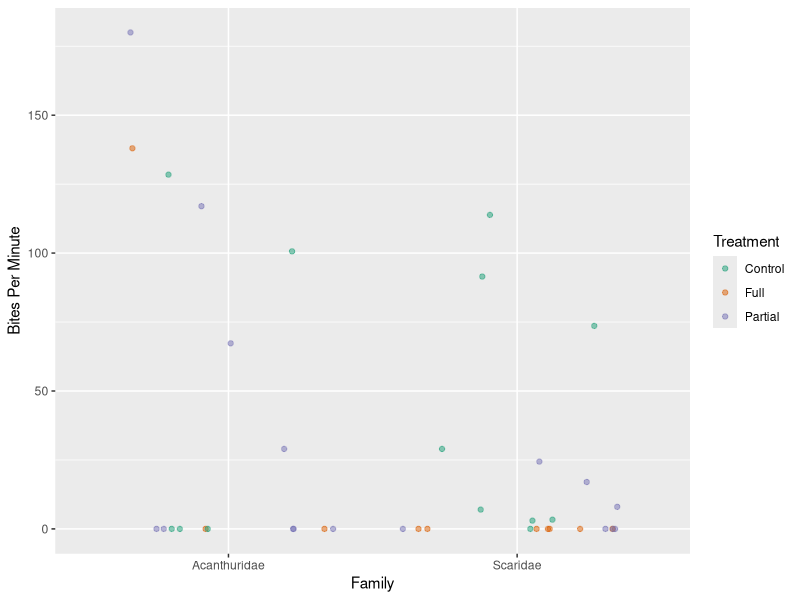
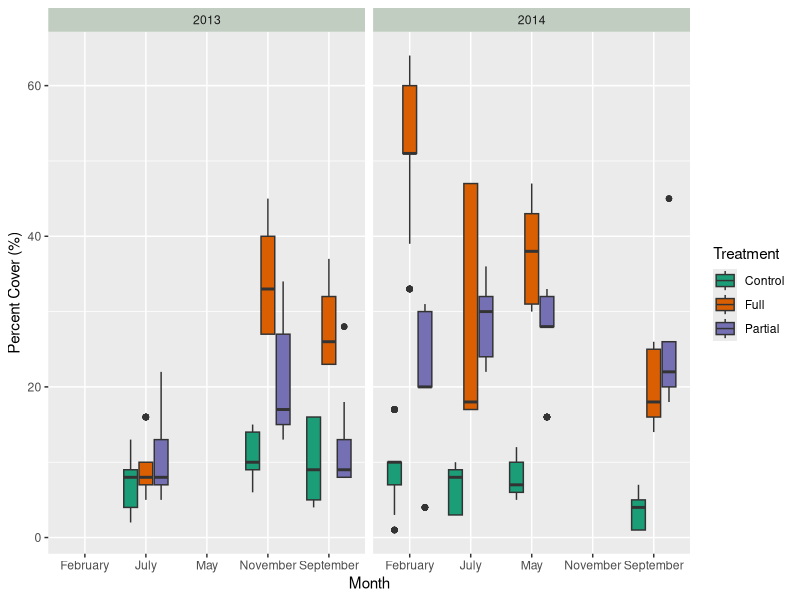
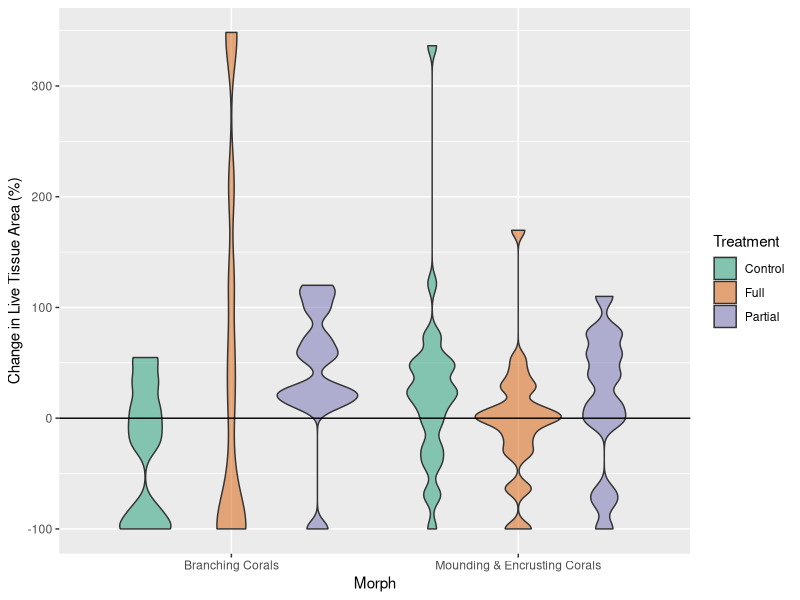

Generate these figures, in order, with R:
## ---- chunk 1
knitr::opts_chunk$set(echo = TRUE)
library(tidyverse)

### All libraries must be loaded in this chunk
### Any global options you'd like to set (a global ggplot theme for example) should go here
## ---- chunk 2
## Read in and save your two tidy CSV files here for downstream use. 
## Show their output with head() for reproduciblity!
read_csv("treatment_results.csv") -> treatment_results
head(treatment_results)
read_csv("plot_bites.csv") -> plot_bites
head(plot_bites)
## ---- chunk 3
## Code to prepare data for plotting goes here. 
## It should save a dataset you can use to plot in the next chunk.
plot_bites %>%
  filter(family == c("Acanthuridae", "Scaridae"), treatment == c("Full", "Partial", "Control")) %>% 
  #only need the two families according to previos graph and then filtered all treatment types
  select(treatment,family,timeCorrBites) -> new_bites_hour
  #out of all the columns, only needed treatment, family, and timeCorrBites

head(new_bites_hour)
#making sure it has all necessary components for graph
## ---- chunk 4
## plot the data here.
## ensure an appropriate figure size and legible output by setting the fig.width and fig.height for this chunk
new_bites_hour %>%
  ggplot(aes(x = family, y= timeCorrBites)) +
  geom_jitter(aes(color=treatment), alpha=0.5)+ #used alpha so can guarantee seeing all of the points
  scale_color_brewer(palette= "Dark2") + #colorblind friendly palette
  labs(x = "Family", y = "Bites Per Minute", color = "Treatment") ->figure3b 
  #as per the metadata, it is by minute not hour

figure3b

## ---- chunk 5
## Code to prepare data for plotting goes here. 
## It should save a dataset you can use to plot in the next chunk.

treatment_results %>%
  filter(Species == "artCal") %>% 
  #only selecting articulated calcareous algae
  select(Species, treatment, Month, Year, Percent_cover) -> new_artcal_results
  #figure will need the species, month/year, percent cover

head(new_artcal_results)
#making sure it has all necessary components for figure
## ---- chunk 6
## plot the data here.
## ensure an appropriate figure size and legible output by setting the fig.width and fig.height for this chunk

new_artcal_results %>%
  ggplot(aes(x = Month, y = Percent_cover, fill= treatment)) +
  geom_boxplot() +
  #would be able to show outliers in this form of graph as well as average
  facet_grid(~Year)+
  #wanted the years next to eachother to observe year difference
  scale_fill_brewer(palette= "Dark2") +
  #colorblind friendly palette 
  theme(strip.background = element_rect(fill = "honeydew3")) +
  #felt like switching up the header color
  labs(y = "Percent Cover (%)", fill = "Treatment") -> figure_5b

figure_5b
## ---- chunk 7
## Code to prepare data for plotting goes here. 
## It should save a dataset you can use to plot in the next chunk.

treatment_results %>%
 mutate(Morph = case_when(morph == "mound.crust" ~ "Mounding & Encrusting Corals", morph == "branch" ~ "Branching Corals")) %>%
  drop_na(Morph) %>%
  #removed NAs
  select(- morph) %>%
  #removed column since created a new one with new names
  mutate(growth = growth * 100) %>%
  #after looking at data again and graph, realized that it was not in percent so needed to multiply by 100
  select(Morph, growth, treatment) -> new_morph
  #only shows what I will be graphing so it is cleaner to look like and when deciding how to wrangle data
  
new_morph
## ---- chunk 8
## plot the data here.
## ensure an appropriate figure size and legible output by setting the fig.width and fig.height for this chunk

new_morph %>%
  ggplot(aes(x = Morph, y = growth, fill = treatment)) +
  geom_violin(alpha = 0.5) +
  #would show distribution of data/be able to properly see black line
  scale_fill_brewer(palette = "Dark2") +
  #colorblind friendly
  labs(y = "Change in Live Tissue Area (%)", fill = "Treatment") +
  geom_hline(yintercept = 0, col = "black") 
  #had a black line go through the y intercept to show where there is 0 % change
## ---- chunk 9
## Code to prepare data for plotting goes here. 
## It should save a dataset you can use to plot in the next chunk.

  
## ---- chunk 10
## plot the data here.
## ensure an appropriate figure size and legible output by setting the fig.width and fig.height for this chunk
## ---- chunk 11
## Code to prepare data for plotting goes here. 
## It should save a dataset you can use to plot in the next chunk.
## ---- chunk 12
## plot the data here.
## ensure an appropriate figure size and legible output by setting the fig.width and fig.height for this chunk
